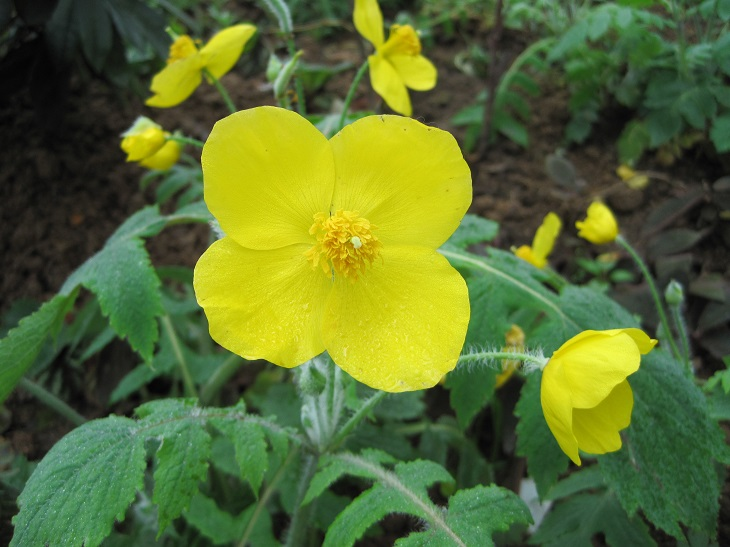
#> input picture DL/image0.JPG, 730 x 547 px, found by its file name
$ python image2.py
#> lines starting #> are read from the running program, lines starting #| are printed output that depends on the picture; after the words box and inside, x2 and y2 are one past the last pixel; in counts of white or black regions, pixels touching at a corner belong together
# 100->200 x
# 100->300 y
import cv2
import numpy as np

img = cv2.imread("../image0.jpg", 1)
#> img is the input picture: shape (547, 730, 3); mean B, G, R 48.7, 109.6, 90.1
imgInfo = img.shape
#> imgInfo = (547, 730, 3)
height = imgInfo[0]
#> height = 547
width = imgInfo[1]
#> width = 730
mode = imgInfo[2]
#> mode = 3
dst1 = img[100:200, 100:300]
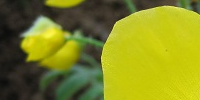
#> dst1: shape (100, 200, 3); mean B, G, R 32.9, 134.3, 130
cv2.imshow("dst1", dst1)
# 1 opencv API resize 2 算法原理 3 源码

####
matShift = np.float32([[1, 0, 100], [0, 1, 200]])  # 水平方向移动了100 垂直方向移动了200
dst = cv2.warpAffine(img, matShift, (height, width))
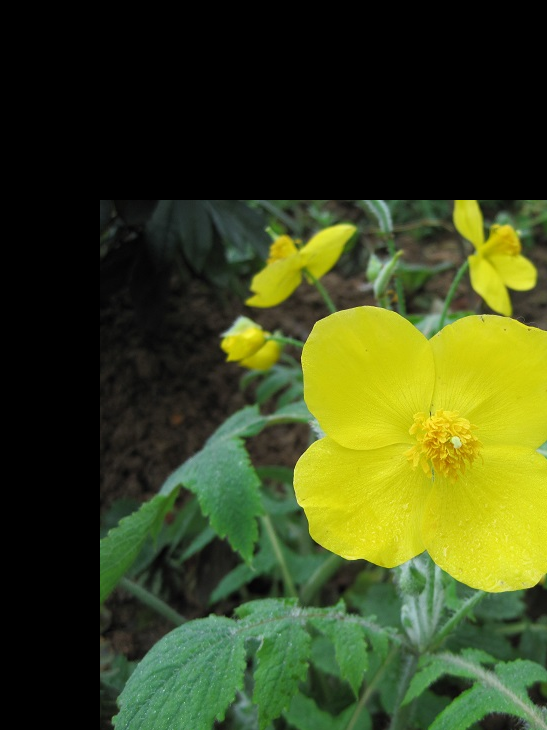
#> dst: shape (730, 547, 3); mean B, G, R 27.6, 71, 60.8
# 移位 矩阵
cv2.imshow("dst", dst)

# [1,0,100],[0,1,200] 2*2 2*1
# [[1,0],[0,1]]  2*2  A
# [[100],[200]] 2*1   B
# xy C
# A*C+B = [[1*x+0*y],[0*x+1*y]]+[[100],[200]]
# = [[x+100],[y+200]]

# (10,20)->(110,120)
newImgInfo = (height * 2, width, mode)
#> newImgInfo = (1094, 730, 3)
dst3 = np.zeros(newImgInfo, np.uint8)
for i in range(0, height):
    for j in range(0, width):
        dst3[i, j] = img[i, j]
        # x y = 2 * h -y -1
        dst3[height * 2 - i - 1, j] = img[i, j]
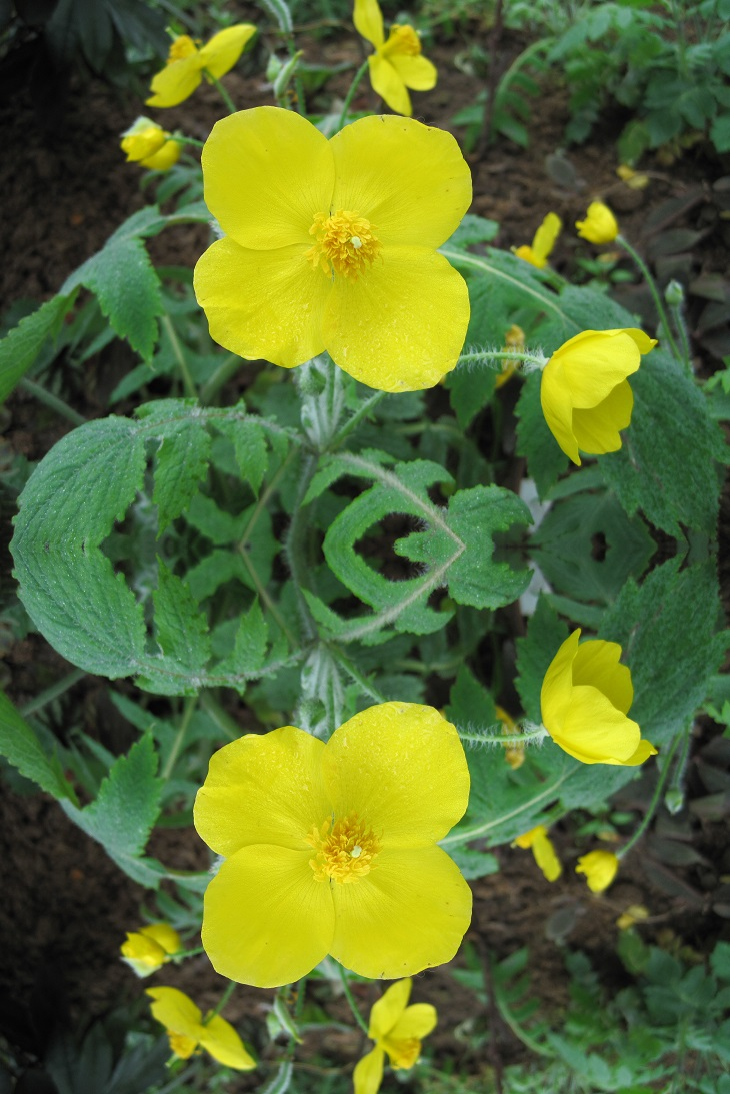
#> dst3: shape (1094, 730, 3); mean B, G, R 48.7, 109.6, 90.1
for i in range(0, width):
    dst3[height, i] = (0, 0, 255)  # RGB
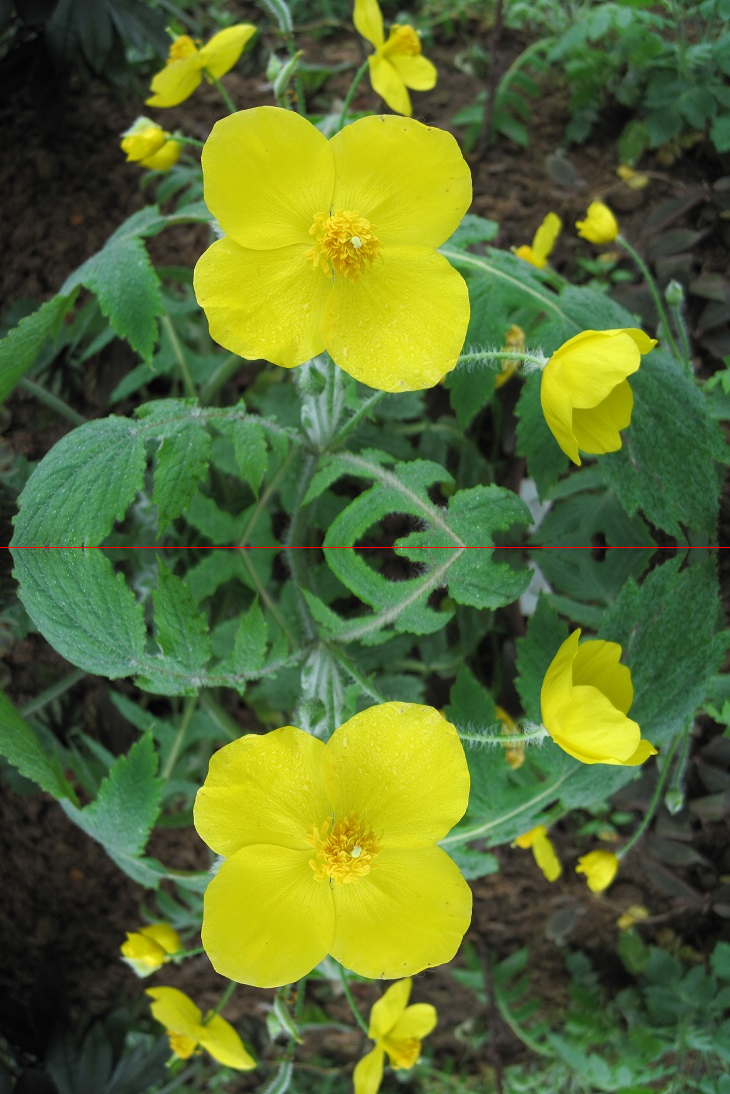
#> dst3: shape (1094, 730, 3); 0.09% of pixels changed, all inside (x1, y1, x2, y2) = (0, 547, 730, 548)
cv2.imshow('dst3', dst3)

matSrc = np.float32([[0, 0], [0, height - 1], [width - 1, 0]])
#> matSrc = [[0, 0], [0, 546], [729, 0]]
matDst = np.float32([[50, 50], [300, height - 200], [width - 300, 100]])
# 组合
matAffline = cv2.getAffineTransform(matSrc, matDst)
dst4 = cv2.warpAffine(img, matAffline, (width, height))
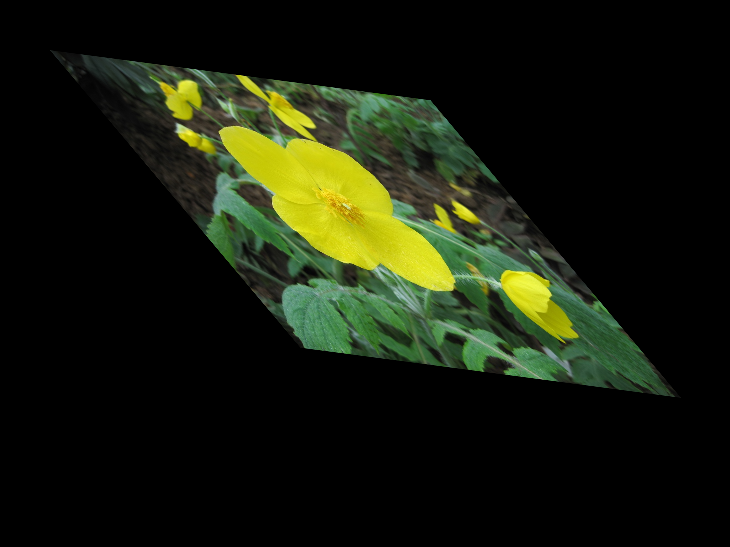
#> dst4: shape (547, 730, 3); mean B, G, R 12.3, 27.6, 22.7
cv2.imshow("dst4", dst4)
# 2 *3
matRotate = cv2.getRotationMatrix2D((height * 0.5, width * 0.5), 45, 0.5)  # 1中心点，2旋转的角度，3缩放的比例
dst5 = cv2.warpAffine(img, matRotate, (height, width))
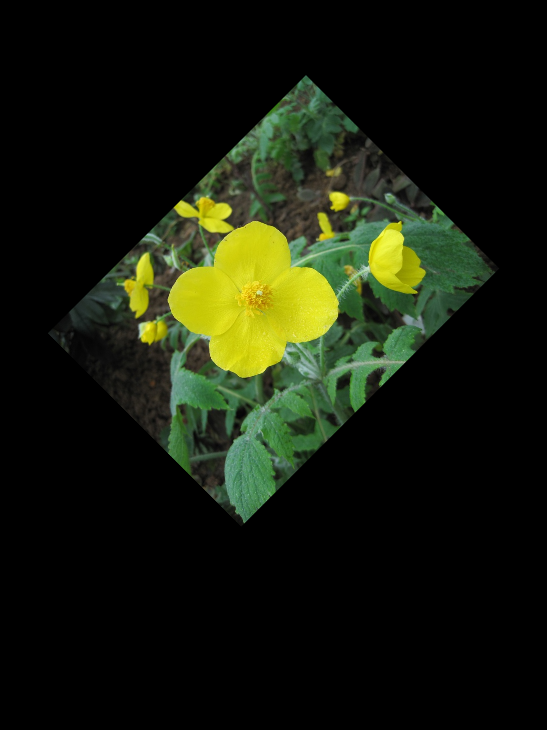
#> dst5: shape (730, 547, 3); mean B, G, R 12.2, 27.4, 22.5
cv2.imshow("dst5", dst5)
cv2.waitKey(0)

$ run again, with DL/image1.JPG copied over DL/image0.JPG
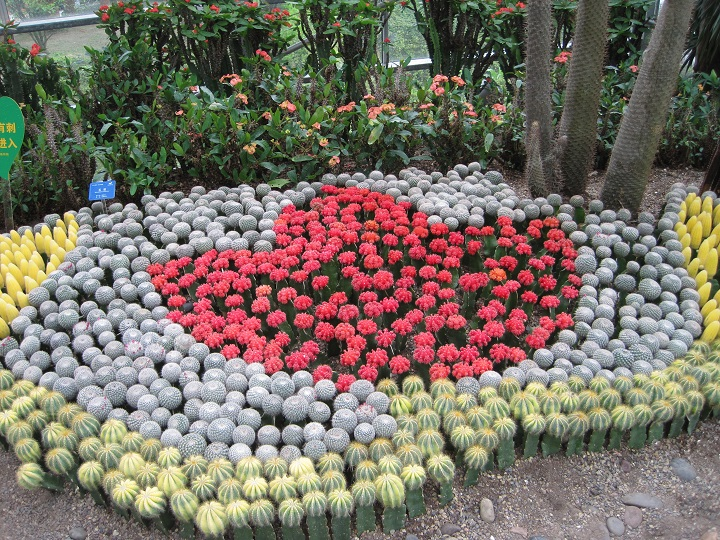
#> input picture DL/image1.JPG, 720 x 540 px, found by its file name
#> img is the input picture: shape (540, 720, 3); mean B, G, R 101.2, 112.2, 121.6
#> after the loop `for i in range(0, width):`:
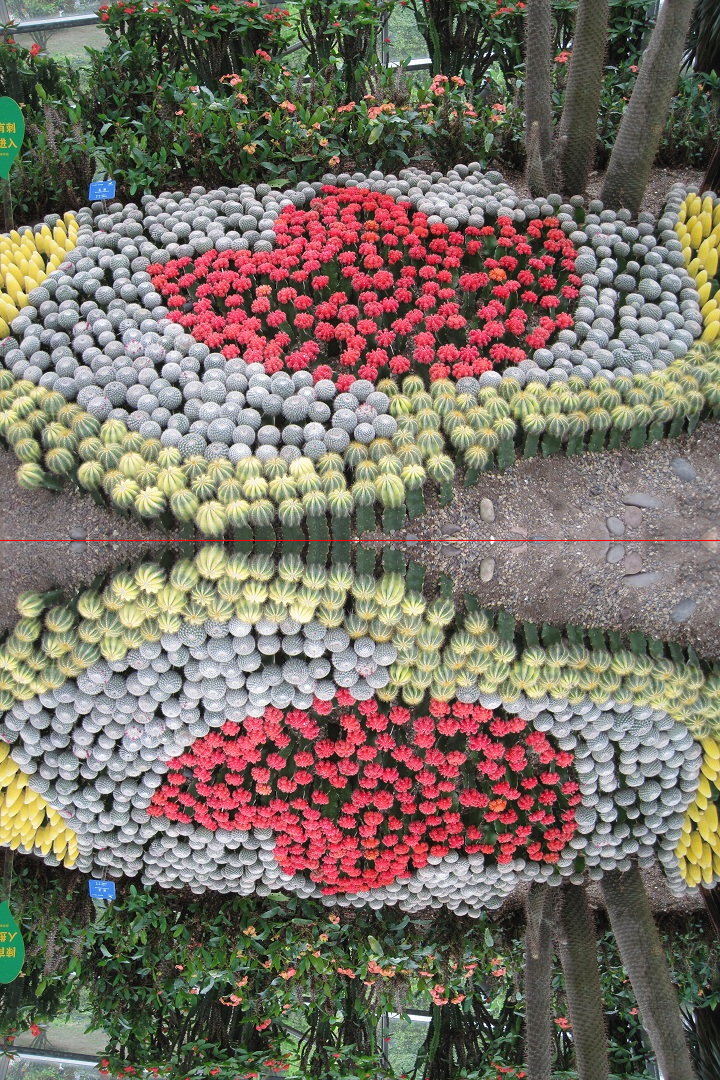
#> dst3: shape (1080, 720, 3); mean B, G, R 101.1, 112.1, 121.7
#> `dst5 = cv2.warpAffine(img, matRotate, (height, width))`:
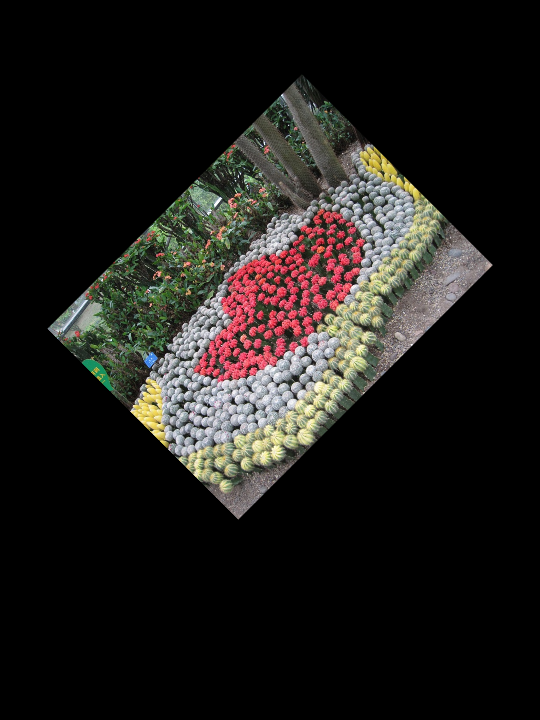
#> dst5: shape (720, 540, 3); mean B, G, R 25.3, 28.1, 30.4
